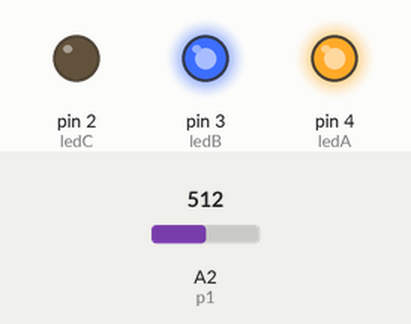
A sketch run on a simulated Arduino Uno, built with avr-gcc and run on an emulated ATmega328P. On the bench: output pins drawn as LEDs (lit = HIGH). The test bench sets the inputs (shaded band); at power-on: A2 (p1) = 512.

Above: at 1.2 s.
1.3 s: A2 (p1) set to 600
2.8 s: A2 (p1) set to 623
At 3.8 s:
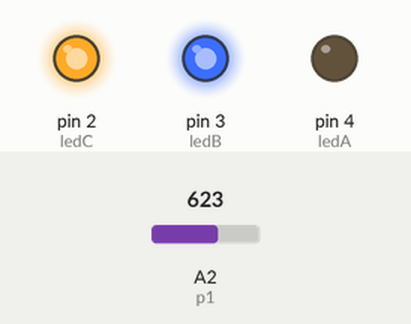
4.3 s: A2 (p1) set to 500
At 4.9 s:
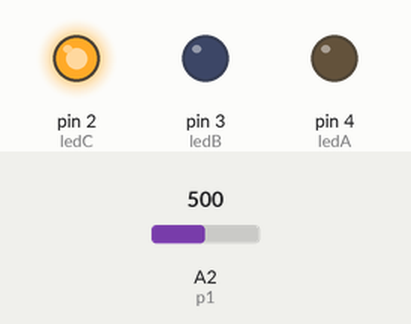
5.8 s: A2 (p1) set to 306
At 6.1 s:
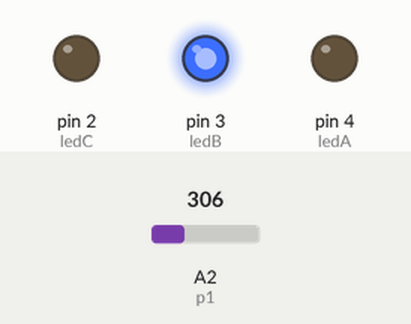
7.3 s: A2 (p1) set to 271
8.8 s: A2 (p1) set to 247
At 9.5 s:
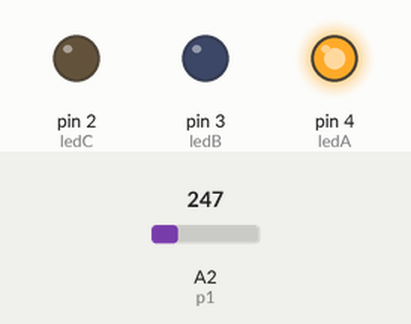
Timing chart, 0 to 11.3 s (numbered marks = the images above; inputs shaded):
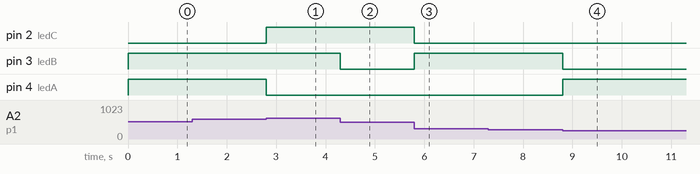

Measured:
- the behaviour switches between 610 and 611 on A2 (p1) (found by bisection; images 0 and 1)
- the behaviour switches between 256 and 255 on A2 (p1) (found by bisection; images 3 and 4)
- after the input at 1.3 s, every drawn part: stays the same
- after the input at 2.8 s, pin 2 (ledC): LOW → HIGH at once; pin 4 (ledA): HIGH → LOW at once
- after the input at 4.3 s, pin 3 (ledB): HIGH → LOW at once
- after the input at 5.8 s, pin 2 (ledC): HIGH → LOW at once; pin 3 (ledB): LOW → HIGH at once
- after the input at 7.3 s, every drawn part: stays the same
- after the input at 8.8 s, pin 3 (ledB): HIGH → LOW at once; pin 4 (ledA): LOW → HIGH at once

The sketch:

Ejercicio1.7.ino
```cpp
// C++ code
// GRUPO B3
// Mateo Rico Iglesias
// Chen Xin Pan Wang
// Eduardo Blanco Bielsa

//LEDS
int ledA = 4;
int ledB = 3;
int ledC = 2;

//POTENCIOMETROS
int p1 = A2;

void setup(){
  Serial.begin(9600);
  pinMode(ledA, OUTPUT);
  pinMode(ledB, OUTPUT);
  pinMode(ledC, OUTPUT);
}

void loop(){
  int pot1Value = analogRead(p1);
  if(pot1Value<=40){
    encenderLeds(LOW,LOW,LOW);//NINGUNO

  }else if(pot1Value <= 255){
    encenderLeds(HIGH,LOW,LOW);//A

  }else if(pot1Value <= 400){
    encenderLeds(LOW,HIGH,LOW);//B

  }else if(pot1Value <= 510){
    encenderLeds(LOW,LOW,HIGH);//C

  }else if(pot1Value <= 610){
    encenderLeds(HIGH,HIGH,LOW);//AB

  }else if(pot1Value <= 765){
    encenderLeds(LOW,HIGH,HIGH);//BC

  }else if(pot1Value <= 850){
    encenderLeds(HIGH,LOW,HIGH);//AC

  }else if(pot1Value <= 950){
    encenderLeds(HIGH,HIGH,HIGH);//ABC
  }
}

void encenderLeds(int a, int b, int c){
  digitalWrite(ledA, a);
  digitalWrite(ledB, b);
  digitalWrite(ledC, c);
}
```
